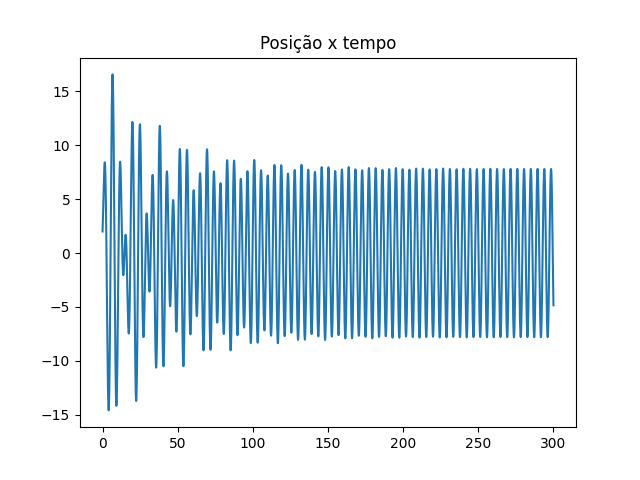

The script that drew this image:
import matplotlib.pyplot as plt
import numpy as np

def abfourier(tp,xp,it0,it1,nf):
#
# cálculo dos coeficientes de Fourier a_nf e b_nf
#       a_nf = 2/T integral ( xp cos( nf w) ) dt   entre tp(it0) e tp(it1)
#       b_nf = 2/T integral ( xp sin( nf w) ) dt   entre tp(it0) e tp(it1)    
# integracao numerica pela aproximação trapezoidal
# input: matrizes tempo tp   (abcissas)
#                 posição xp (ordenadas) 
#       indices inicial it0
#               final   it1  (ao fim de um período)   
#       nf índice de Fourier
# output: af_bf e bf_nf  
# 
    dt=tp[1]-tp[0]
    per=tp[it1]-tp[it0]
    ome=2*np.pi/per

    s1=xp[it0]*np.cos(nf*ome*tp[it0])
    s2=xp[it1]*np.cos(nf*ome*tp[it1])
    st=xp[it0+1:it1]*np.cos(nf*ome*tp[it0+1:it1])
    soma=np.sum(st)
    
    q1=xp[it0]*np.sin(nf*ome*tp[it0])
    q2=xp[it1]*np.sin(nf*ome*tp[it1])
    qt=xp[it0+1:it1]*np.sin(nf*ome*tp[it0+1:it1])
    somq=np.sum(qt)
    
    intega=((s1+s2)/2+soma)*dt
    af=2/per*intega
    integq=((q1+q2)/2+somq)*dt
    bf=2/per*integq
    return af,bf

def maxminv(xm1,xm2,xm3,ym1,ym2,ym3):
# Máximo ou mínimo usando o polinómio de Lagrange
# Dados (input): (x0,y0), (x1,y1) e (x2,y2)
# Resultados (output): xm, ymax
    xab=xm1-xm2
    xac=xm1-xm3
    xbc=xm2-xm3
    a=ym1/(xab*xac)
    b=-ym2/(xab*xbc)
    c=ym3/(xac*xbc)
    xmla=(b+c)*xm1+(a+c)*xm2+(a+b)*xm3
    xm=0.5*xmla/(a+b+c)
    xta=xm-xm1
    xtb=xm-xm2
    xtc=xm-xm3
    ymax=a*xtb*xtc+b*xta*xtc+c*xta*xtb
    return xm, ymax

t0 = 0.0
tf = 300
dt = 0.001
n = int((tf-t0)/dt)
k = 1
m = 1
x0 = 2
v0 = 4
b = 0.05
f0 = 7.5
wf = 1.4  # frequencia força externa


t = np.zeros(n+1)
x = np.zeros(n+1)
vx = np.zeros(n+1)
ax = np.zeros(n+1)
emec = np.zeros(n+1)


x[0] = x0
vx[0] = v0


for i in range(n):
    t[i+1] = t[i] + dt
    ax[i] = (-k*x[i]-b*vx[i]+f0*np.cos(wf*t[i]))/m
    vx[i+1] = vx[i] + ax[i] * dt
    x[i+1] = x[i] + vx[i+1] * dt
    emec[i] = 0.5*m*vx[i]**2 + 0.5*k*x[i]**2   # Emec = Ec + EpotElastica

plt.title("Posição x tempo")
plt.plot(t,x)
plt.show()

peaks = []
for i in range(n):
    if(x[i-1]<x[i] and x[i]>x[i+1] and t[i]>200):
        peaks.append(i)


tmax = np.zeros(len(peaks))
xmax = np.zeros(len(peaks))
c=0
for i in peaks:
    tmax[c], xmax[c] = maxminv(t[i-1], t[i], t[i+1], x[i-1], x[i], x[i+1])
    c+=1

amplitude = np.mean(xmax)
print("Amplitude", amplitude) 
periodo = tmax[1]-tmax[0]
print("Período", periodo)

plt.title("Energia mecância x tempo")
plt.plot(t,emec)
plt.show()
